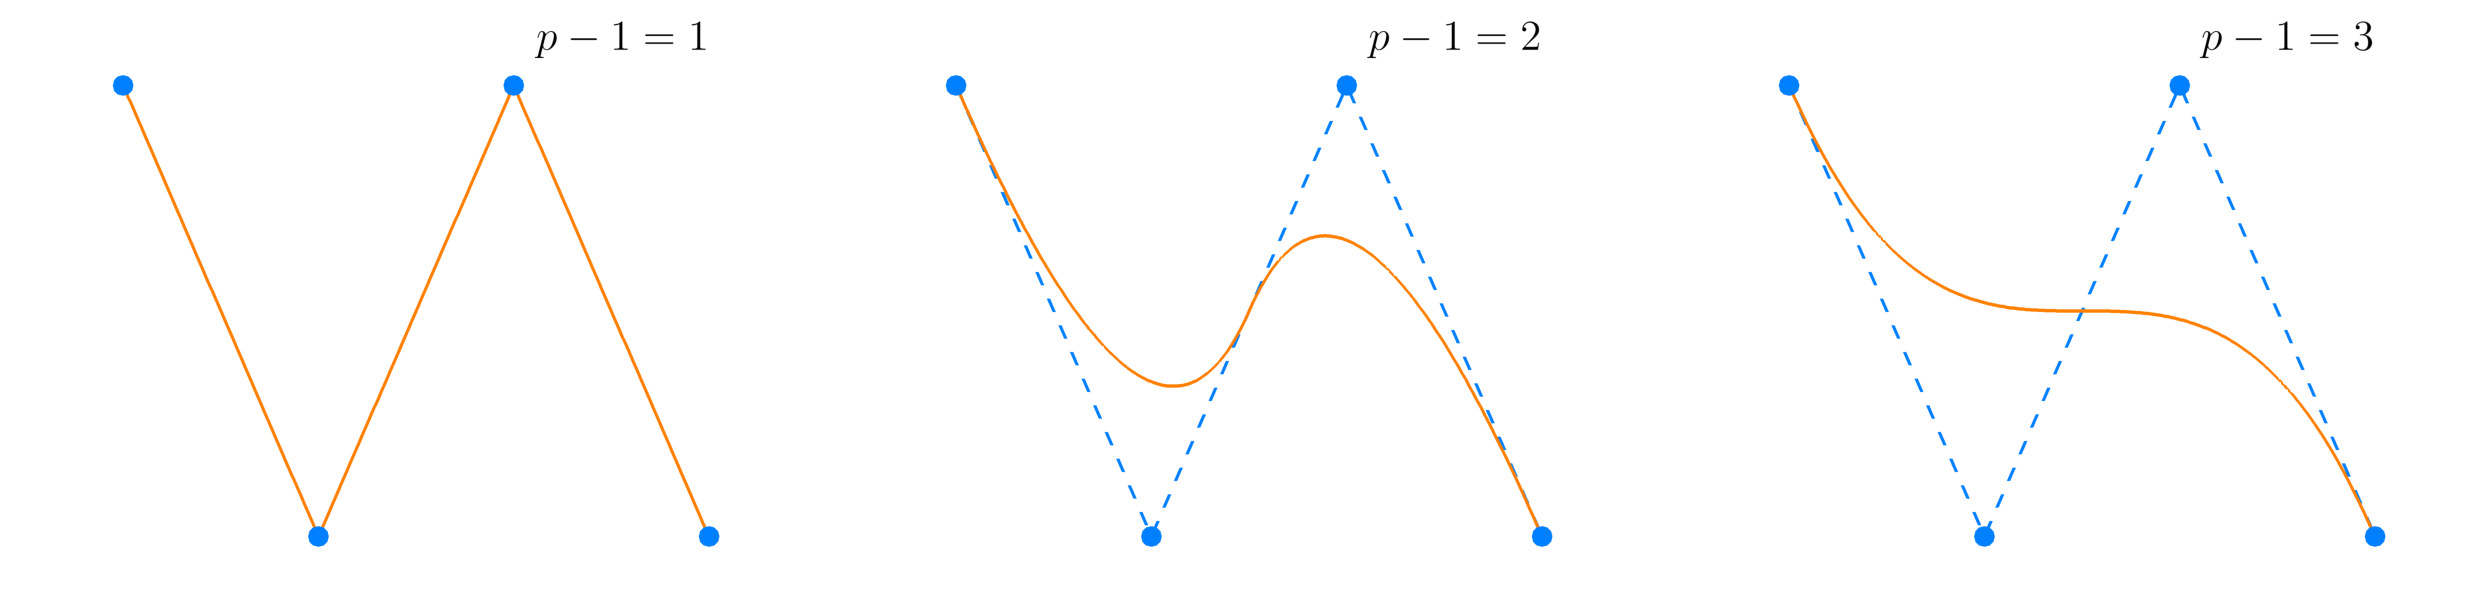

The Python source for this figure:
import tecplot
from tecplot.constant import *

import numpy as np
from PIL import Image
import os

# load data
filelist = [os.path.join(f'./nurbsCurveDeg{i}.dat') for i in range(1, 4)]
dataset = tecplot.data.load_tecplot(filelist)

# frame global settings
page = tecplot.active_page()
frame = tecplot.active_frame()

size = (16, 12)
subplots = 3
framelist = [page.add_frame(position=(size[0]*i, 0), size=size) for i in range(subplots)]

plots = []
for f in framelist:
	f.activate()
	f.show_border = False
	f.plot_type = tecplot.constant.PlotType.Cartesian2D
	plots.append(f.plot())

page.delete_frame(frame)

# plot global settings
for p in plots:
	p.axes.axis_mode = AxisMode.Independent
	p.axes.x_axis.min = -0.1
	p.axes.x_axis.max = +3.1

	p.axes.y_axis.min = -0.1
	p.axes.y_axis.max = +3.1

	p.axes.x_axis.show = False
	p.axes.y_axis.show = False

# plot show settings
for p in plots:
	p.show_mesh 		= True
	p.show_scatter		= True

# fieldmap options
for p in plots:
	for i in range(1, 2*len(filelist), 2):	
		p.fieldmap(i).mesh.color = Color.Custom3
		p.fieldmap(i).mesh.line_thickness = 10
		p.fieldmap(i).scatter.show = False

	for i in range(0, 2*len(filelist), 2):
		p.fieldmap(i).mesh.line_pattern = LinePattern.Dashed
		p.fieldmap(i).mesh.line_thickness = 1
		p.fieldmap(i).mesh.color = Color.Custom6
		
		p.fieldmap(i).scatter.line_thickness = 1
		p.fieldmap(i).scatter.color = Color.Custom6

		p.fieldmap(i).scatter.symbol_type = SymbolType.Geometry
		p.fieldmap(i).scatter.symbol().shape = GeomShape.Circle
		p.fieldmap(i).scatter.fill_mode = FillMode.UseLineColor

	p.fieldmap(0).mesh.show = False;

plots[0].fieldmap(2).show = False;
plots[0].fieldmap(4).show = False;
plots[0].fieldmap(3).show = False;
plots[0].fieldmap(5).show = False;

plots[1].fieldmap(0).show = False;
plots[1].fieldmap(4).show = False;
plots[1].fieldmap(1).show = False;
plots[1].fieldmap(5).show = False;

plots[2].fieldmap(0).show = False;
plots[2].fieldmap(2).show = False;
plots[2].fieldmap(1).show = False;
plots[2].fieldmap(3).show = False;

# latex text
framelist[0].activate()
framelist[0].add_latex(r"$p-1 = 1$", (75, 90), size=60, anchor=TextAnchor.Center)

framelist[1].activate()
framelist[1].add_latex(r"$p-1 = 2$", (75, 90), size=60, anchor=TextAnchor.Center)

framelist[2].activate()
framelist[2].add_latex(r"$p-1 = 3$", (75, 90), size=60, anchor=TextAnchor.Center)

# export and trim
filename = "nurbsCurve.png"
tecplot.export.save_png(filename, width=2500, supersample=3)

border = 5
with Image.open(filename) as inp:
    arr = np.array(inp)[border:-border,border:-border]
    out = Image.fromarray(arr)
    out.save(filename)